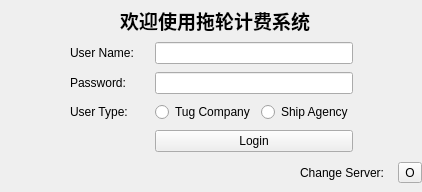
<?xml version="1.0" encoding="UTF-8"?>
<ui version="4.0">
 <class>Login</class>
 <widget class="QWidget" name="Login">
  <property name="geometry">
   <rect>
    <x>0</x>
    <y>0</y>
    <width>422</width>
    <height>192</height>
   </rect>
  </property>
  <property name="windowTitle">
   <string>Login</string>
  </property>
  <widget class="QLabel" name="label_4">
   <property name="geometry">
    <rect>
     <x>120</x>
     <y>10</y>
     <width>201</width>
     <height>21</height>
    </rect>
   </property>
   <property name="font">
    <font>
     <pointsize>14</pointsize>
     <bold>true</bold>
    </font>
   </property>
   <property name="text">
    <string>欢迎使用拖轮计费系统</string>
   </property>
  </widget>
  <widget class="QWidget" name="layoutWidget">
   <property name="geometry">
    <rect>
     <x>70</x>
     <y>40</y>
     <width>283</width>
     <height>114</height>
    </rect>
   </property>
   <layout class="QGridLayout" name="gridLayout">
    <item row="1" column="0">
     <widget class="QLabel" name="label_2">
      <property name="text">
       <string>Password:</string>
      </property>
     </widget>
    </item>
    <item row="3" column="1" colspan="2">
     <widget class="QPushButton" name="login">
      <property name="text">
       <string>Login</string>
      </property>
     </widget>
    </item>
    <item row="2" column="0">
     <widget class="QLabel" name="label_3">
      <property name="text">
       <string>User Type:</string>
      </property>
     </widget>
    </item>
    <item row="1" column="1" colspan="2">
     <widget class="QLineEdit" name="passWord_line">
      <property name="echoMode">
       <enum>QLineEdit::Password</enum>
      </property>
     </widget>
    </item>
    <item row="2" column="2">
     <widget class="QRadioButton" name="userType1">
      <property name="text">
       <string>Ship Agency</string>
      </property>
     </widget>
    </item>
    <item row="0" column="0">
     <widget class="QLabel" name="label">
      <property name="text">
       <string>User Name:</string>
      </property>
     </widget>
    </item>
    <item row="0" column="1" colspan="2">
     <widget class="QLineEdit" name="userName_line"/>
    </item>
    <item row="2" column="1">
     <widget class="QRadioButton" name="userType0">
      <property name="text">
       <string>Tug Company</string>
      </property>
     </widget>
    </item>
   </layout>
  </widget>
  <widget class="QWidget" name="layoutWidget">
   <property name="geometry">
    <rect>
     <x>300</x>
     <y>160</y>
     <width>122</width>
     <height>25</height>
    </rect>
   </property>
   <layout class="QHBoxLayout" name="horizontalLayout">
    <item>
     <widget class="QLabel" name="label_5">
      <property name="text">
       <string>Change Server:</string>
      </property>
     </widget>
    </item>
    <item>
     <widget class="QToolButton" name="netWorkSetting">
      <property name="text">
       <string>O</string>
      </property>
     </widget>
    </item>
   </layout>
  </widget>
 </widget>
 <resources/>
 <connections/>
</ui>
